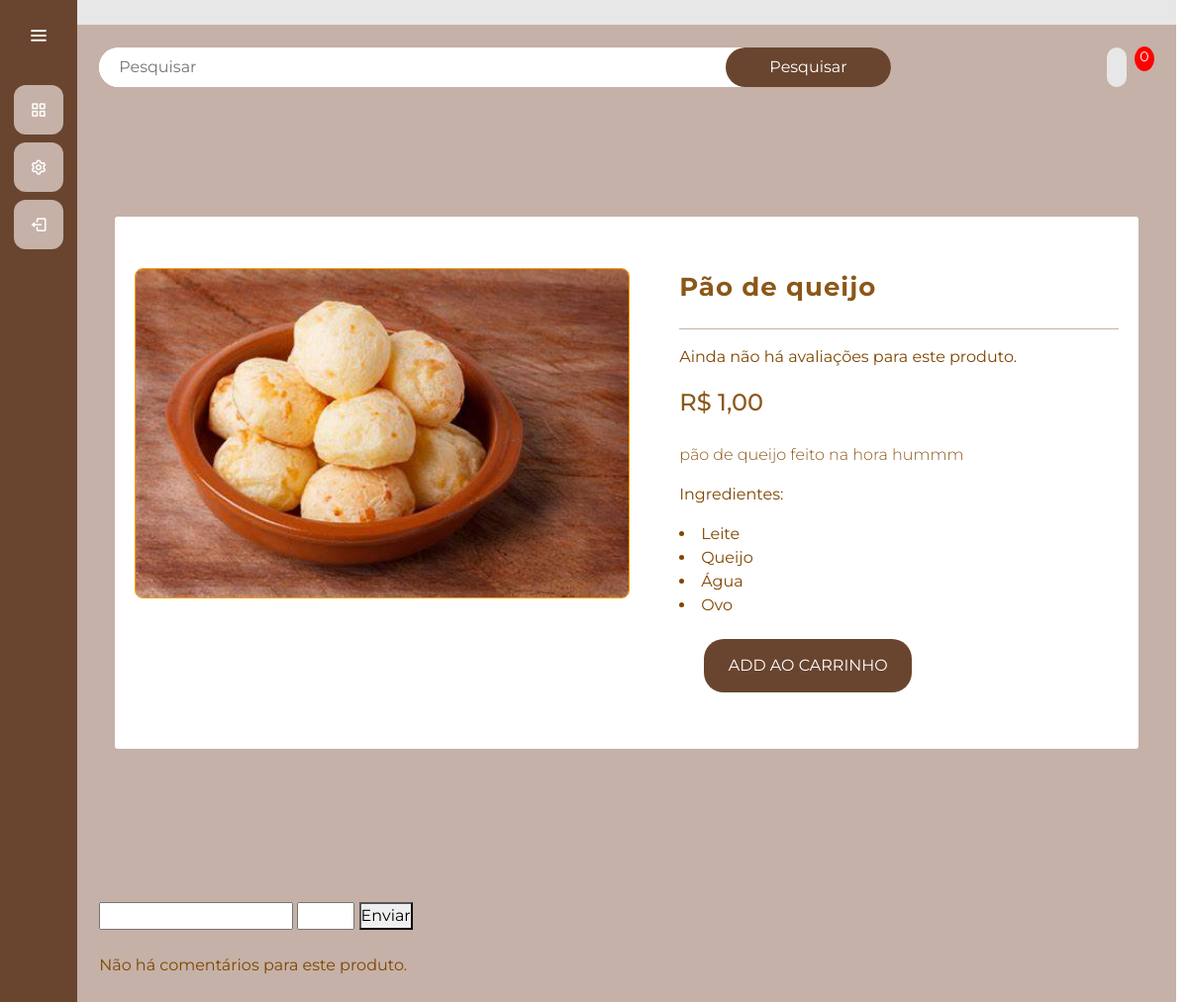
The page /usuarios/produto/1/ (signed in) on the database its author committed.
### gerenciamento/models.py (models this page shows, shortened)
class Produto(models.Model):
    CATEGORIA_CHOICES = [
        ('doce', 'Doce'),
        ('salgado', 'Salgado'),
        ('bebida', 'Bebida'),
        ('bolo', 'Bolo')
    ]
    id_produto = models.AutoField(primary_key=True)
    nome_produto = models.CharField(max_length=255)
    descricao = models.CharField(max_length=255)
    preco = models.FloatField()
    ingredientes = models.ManyToManyField(Ingrediente, through='ProdutoIngrediente')
    categoria = models.CharField(max_length=15, choices=CATEGORIA_CHOICES, default='salgado')
    imagem = models.ImageField(upload_to='media/', null=True, blank=True)
    @property
    def imageURL(self):
        try:
            url = self.imagem.url
        except:
            url = ''
        return url

class Ingrediente(models.Model):
    id_ingrediente = models.AutoField(primary_key=True)
    nome_ingrediente = models.CharField(max_length=255)
    unidade_Medida = models.CharField(max_length=255)

### usuarios/views.py (the view)
# urls.py: path('produto/<int:id_produto>/', views.produto, name='produto'),
@login_required(login_url='/usuarios/cadastro/')
def produto(request, id_produto):
    produto = get_object_or_404(Produto, id_produto=id_produto)
    media_avaliacoes = Avaliacao.calcular_media_avaliacoes(produto)
    ingredientes_produto = produto.ingredientes.all()
    if request.user.is_authenticated:
        pedido, criado = Pedido.objects.get_or_create(cliente=request.user, data=datetime.datetime.now(), completo=False)
        itens = pedido.pedidoproduto_set.all()
        carrinho_itens = pedido.get_carrinho_itens
        avaliacoes = Avaliacao.objects.filter(produto=produto)
        if request.method == 'POST':
            comentario = request.POST.get('comentario')
            nota = request.POST.get('nota')
            avaliacao = Avaliacao.objects.create(usuario=request.user, produto=produto, comentario=comentario, nota=nota)
            avaliacao.save()
            return redirect(f'/usuarios/produto/{id_produto}/')
        else:
            avaliacoes = Avaliacao.objects.filter(produto=produto)
    else:
        itens = []
        carrinho_itens = {'get_carrinho_total': 0, 'get_carrinho_itens': 0}
    contexto = {'produto': produto, 'pedido': pedido, 'itens': itens, 'carrinho_itens': carrinho_itens, 'avaliacoes': avaliacoes, 'media_avaliacoes': media_avaliacoes, 'ingredientes_produto': ingredientes_produto}
    return render(request, 'produto.html', contexto)

### gerenciamento/models.py (called while the page is built)
    @classmethod
    def calcular_media_avaliacoes(cls, produto_id):
        media = cls.objects.filter(produto_id=produto_id).aggregate(media=Avg('nota'))['media']
        if media is not None:
            return round(media, 2)  # Arredondar para 2 casas decimais
        else:
            return None  # Retornar None se não houver avaliações para o produto

    @property
    def get_carrinho_itens(self):
        pedido_produtos = self.pedidoproduto_set.all()
        total = sum([item.quantidade_comprada for item in pedido_produtos])
        return total

### usuarios/models.py (called while the page is built)
    def __str__(self) -> str:
        return self.username

### usuarios/templates/produto.html (shortened to what this page needs)
{% extends "cliente.html" %}
{% load static %}
{% block 'head' %}
    <link rel="stylesheet" href="{% static 'usuarios/css/principal-oficial.css' %}">
    <link rel="stylesheet" href="{% static 'usuarios/css/produto-oficial.css' %}">
    <link href='https://unpkg.com/boxicons@2.1.4/css/boxicons.min.css' rel='stylesheet'>
{% endblock %}
{% block 'dashboard' %}
<body>
    <div class="main">
        <div class="main-navbar">
            <div class="search">
                <form id="pesquisa-produto" method="GET" action="{% url 'pesquisar_produto' %}">
                    <input type="text" placeholder="Pesquisar" name="Pesquisar" value="{{termo_pesquisa}}">
                    <button class="search-btn">Pesquisar</button>
                </form>
            </div>
            <div class="profile">
                <a class="cart" href="{% url 'carrinho' %}"></a>
                <p id="cart-total">{{carrinho_itens|floatformat:0}}</p>
            </div>
        </div>
        <div class = "main-wrapper">
            <div class = "container">
                <div class = "product-div">
                    <div class = "product-div-left">
                        <div class = "img-container">
                            <img src = "{{produto.imageURL}}" alt = "{{produto.nome_produto}}">
                        </div>
                    </div>
                    <div class = "product-div-right">
                        <span class = "product-name">{{produto.nome_produto}}</span>
                        <hr class="divider">
                        {% if media_avaliacoes %}
                            <p>Média das Avaliações: {{ media_avaliacoes }}</p>
                        {% else %}
                            <p>Ainda não há avaliações para este produto.</p>
                        {% endif %}
                        <span class = "product-price">R$ {{produto.preco|floatformat:2}}</span>
                        <p class = "product-description">{{produto.descricao}}</p>
                        <p class = "product-ingredientes">Ingredientes:</p>
                                {% for ingrediente in ingredientes_produto %}
                                    <li>{{ ingrediente.nome_ingrediente }}</li>
                                {% endfor %}
                        <div class = "btn-groups">
                            <button type="button" data-produto="{{produto.id_produto}}" data-action="add" class="btn botao-add-carrinho add-btn update-cart">Add ao Carrinho</button>
                        </div>
                    </div>
                </div>
            </div>
        </div>
        <br>
        <div id="comentarios">
            <form id="avaliacao-produto" method="POST" action="{% url 'produto' produto.id_produto %}"> {% csrf_token %}
                <input type="text" name="comentario" value="{{comentario}}">
                <input type="number" name="nota" min="1" max="5" step="0.1" value="{{nota}}">
                <button type="submit">Enviar</button>
            </form>
        </div>
        <br>
        {% if avaliacoes %}
        <h2>Comentários:</h2>
        <ul>
            {% for avaliacao in avaliacoes %}
                <li>
                    <p><strong>Usuário:</strong> {{ avaliacao.usuario }}</p>
                    <p><strong>Comentário:</strong> {{ avaliacao.comentario }}</p>
                    <p><strong>Nota:</strong> {{ avaliacao.nota }}</p>
                    <p><strong>Data:</strong> {{ avaliacao.data }}</p>
                </li>
            {% endfor %}
        </ul>
        {% else %}
            <p>Não há comentários para este produto.</p>
        {% endif %}
    </div>
</body>
{% endblock %}

### templates/static/general/css/base.css (style rules this page uses)
* { margin: 0; padding: 0; box-sizing: border-box; font-family: "Montserrat" , sans-serif; }
body { background-color: hsl(0, 0%, 98%); }
#cart-total { display: block; text-align: center; color:#fff; background-color: red; width: 20px; height: 25px; border-radius: 50%; font-size: 14px; }
.btn { border-radius: 0; }

### templates/static/general/css/general.css (style rules this page uses)
:root { --main-color: #c5b1a7; --dark-color: #69452F; --light-color: #E7E7E7; --contrast-color: #faab66; --differential-color: #4b280b; --red-color: #9E7047; }

### templates/static/usuarios/css/principal-oficial.css (style rules this page uses)
:root { --main-color: #c5b1a7; --dark-color: #69452F; --light-color: #E7E7E7; --contrast-color: #faab66; --differential-color: #4b280b; --red-color: #9E7047; }
* { margin: 0; padding: 0; box-sizing: border-box; outline: none; font-family: 'Montserrat', sans-serif; }
body { width: 100%; height: auto; display: flex; }
.main { width: 100%; height: max-content; padding: 2%; min-height: 100vh; background-color: var(--main-color); }
.main-navbar { display: flex; justify-content: space-between; align-items: center; }
.search { width: 800px; height: 40px; display: flex; justify-content: space-around; background-color: white; border-radius: 20px; }
.search input { width: 80%; height: 100%; padding: 20px; border: none; border-radius: 20px; }
.search-btn { background-color: var(--dark-color); color: white; border: none; border-radius: 20px; width: 180px; cursor: pointer; margin-left: 35px; height: 40px; }
.add-btn { background-color: var(--dark-color); color: white; border: none; border-radius: 20px; width: 180px; cursor: pointer; margin-left: 35px; padding: 9px; }
#pesquisa-produto { width: 800px; display: flex; margin: 0 auto; }
.profile { display: flex; align-items: center; gap: 0.5rem; }
.cart { display: flex; justify-content: center; align-items: center; background-color: var(--light-color); font-size: 20px; color: var(--dark-color); text-decoration: none; padding: 0 10px; height: 40px; border-radius: 50px; }
.divider { margin: 1rem 0; height: 1px; width: 100%; background-color: var(--main-color); border: none; }
.botao-add-carrinho { background-color: var(--dark-color); color: white; border: none; border-radius: 20px; width: 210px; cursor: pointer; padding: 9px; align-self: center; margin: 0px 5px 5px 25px; }

### templates/static/usuarios/css/produto-oficial.css (style rules this page uses)
* { padding: 0; margin: 0; box-sizing: border-box; }
html, body { font-family: 'Montserrat', sans-serif; }
.img-container img { width: 500px; height: auto; }
.img-container { width: 500px; height: auto; overflow: hidden; border-radius: 8px; border: 1px solid #FF9F00; }
.main-wrapper { min-height: 100vh; display: flex; align-items: center; justify-content: center; }
.container { max-width: 1200px; padding: 0 1rem; margin: 0 auto; }
.product-div { margin: 1rem 0; padding: 2rem 0; display: grid; grid-template-columns: repeat(2, 1fr); background-color: #fff; border-radius: 3px; column-gap: 10px; }
.product-div-left { padding: 20px; }
.product-div-right { padding: 20px; }
.product-div-right span { display: block; }
.product-name { font-size: 26px; margin-bottom: 22px; font-weight: 700; letter-spacing: 1px; opacity: 0.9; }
.product-price { font-weight: 700; font-size: 24px; opacity: 0.9; font-weight: 500; }
.product-description { font-weight: 18px; line-height: 1.6; font-weight: 300; opacity: 0.9; margin-top: 22px; }
.btn-groups { margin-top: 22px; }
.btn-groups button { display: inline-block; font-size: 16px; font-family: inherit; text-transform: uppercase; padding: 15px 16px; color: #fff; cursor: pointer; transition: all 0.3s ease; }

### rows shown on the page
Produto: imageURL (picture), nome_produto "Pão de queijo", preco "1,00", descricao "pão de queijo feito na hora hummm"
Ingrediente: nome_ingrediente "Leite"
Ingrediente: nome_ingrediente "Queijo"
Ingrediente: nome_ingrediente "Água"
Ingrediente: nome_ingrediente "Ovo"

### other values the page prints
{{ carrinho_itens|floatformat:0 }} "0"
